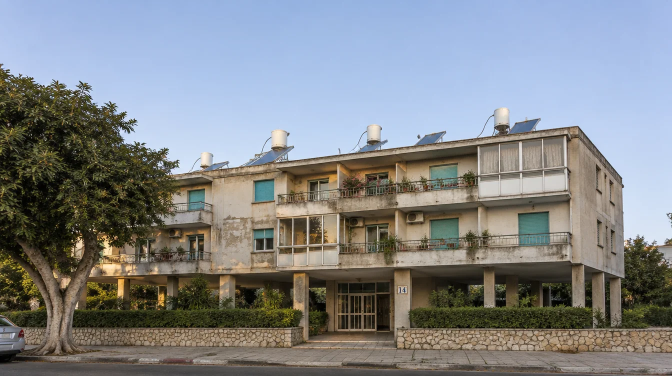
#> input picture rue/assets/01-old.webp, 1344 x 752 px (shown at 1/2 size)
$ python prep.py
#> lines starting #> are read from the running program, lines starting #| are printed output that depends on the picture; after the words box and inside, x2 and y2 are one past the last pixel; in counts of white or black regions, pixels touching at a corner belong together
#!/usr/bin/env python3
"""NADLAN reel prep.
1) frames/her/b_###.jpg + f_###.webp — Hagit's opening (from her laptop take, frames in ../../2026-11-hagit-worlds/src/frames/take),
   with the RUE° site on the laptop screen, and her cut out for the number behind her.
2) frames/bld/{old,site,new}.webp — the three same-camera states of number 14 with the sky removed, so the number can sit behind the building."""
import pathlib, subprocess, numpy as np, cv2
from rembg import remove, new_session
from PIL import Image
from screen import screen
HERE = pathlib.Path(__file__).resolve().parent
ROOT = HERE.parents[2]
TAKE = HERE.parents[1] / '2026-11-hagit-worlds/src/frames/take'
(HERE / 'frames/her').mkdir(parents=True, exist_ok=True); (HERE / 'frames/bld').mkdir(parents=True, exist_ok=True); (HERE / 'frames/rue').mkdir(parents=True, exist_ok=True)
if not (HERE / 'frames/rue/001.jpg').exists():
    subprocess.run(['ffmpeg', '-v', 'error', '-y', '-i', str(ROOT / 'sites/a/rue.mp4'), '-q:v', '2', str(HERE / 'frames/rue/%03d.jpg')], check=True)
#> (this line was passed over: subprocess is not available in this run)
# ── the three states of the building: flood the sky from the top edge, keep everything else
for name, src in [('old', 'rue/assets/01-old.webp'), ('site', 'sites/nadlan/fence.webp'), ('new', 'rue/assets/03-new.webp')]:
    img = cv2.cvtColor(np.asarray(Image.open(ROOT / src).convert('RGB')), cv2.COLOR_RGB2BGR)
    h, w = img.shape[:2]; blur = cv2.GaussianBlur(img, (0, 0), 1.2); sky = np.zeros((h + 2, w + 2), np.uint8)
#> after `h, w = img.shape[:2]`: h = 752; w = 1344
    for x in range(4, w, 12):
        if sky[1, x + 1] == 0: cv2.floodFill(blur, sky, (x, 0), 0, (3, 3, 3), (3, 3, 3), 4 | (255 << 8) | cv2.FLOODFILL_MASK_ONLY)
    sky = sky[1:-1, 1:-1]; sky[int(h * .62):] = 0
    a = 255 - cv2.GaussianBlur(cv2.dilate(sky, np.ones((3, 3), np.uint8)), (0, 0), 1.0)
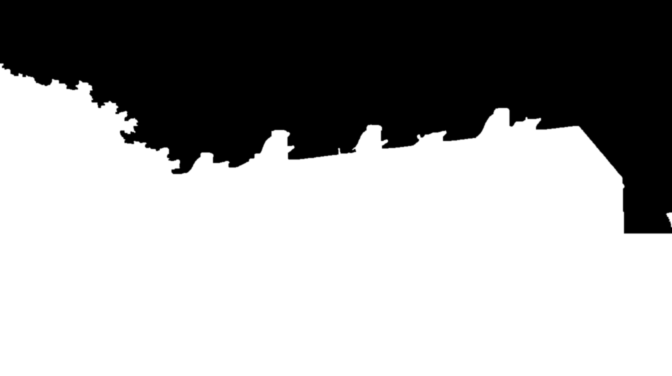
#> a: shape (752, 1344) (shown at 1/2 size); min 0, max 255, mean 160.5
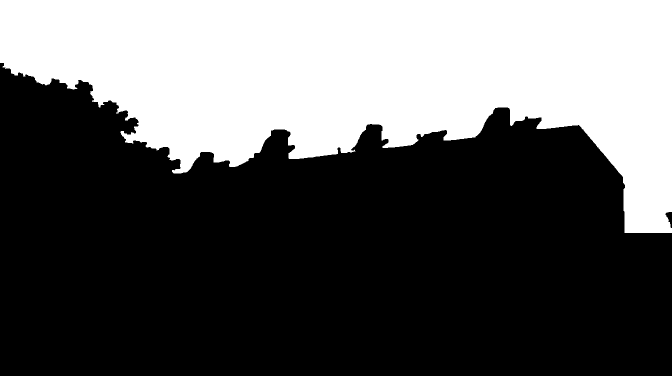
#> sky: shape (752, 1344) (shown at 1/2 size); 36.8% white; 1 white region, box (x1, y1, x2, y2) and area: (0, 0, 1344, 466) 371480
    Image.fromarray(np.dstack([cv2.cvtColor(img, cv2.COLOR_BGR2RGB), a]), 'RGBA').save(HERE / f'frames/bld/{name}.webp', quality=92, method=4)
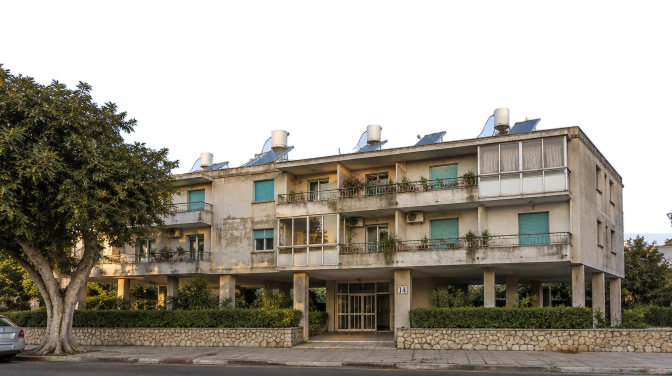
#> saved as old.webp: PIL image 1344x752 RGBA (shown at 1/2 size); mean R, G, B, A 130.3, 133.5, 136.3, 160.5; transparent parts drawn white
    print(name, 'sky share', round(float((sky > 0).mean()), 3), flush=True)
#| old sky share 0.368
#> pass 2 of the loop `for name, src in [('old', 'rue/assets/01-old.webp'), ('site', 'sites/n..`:
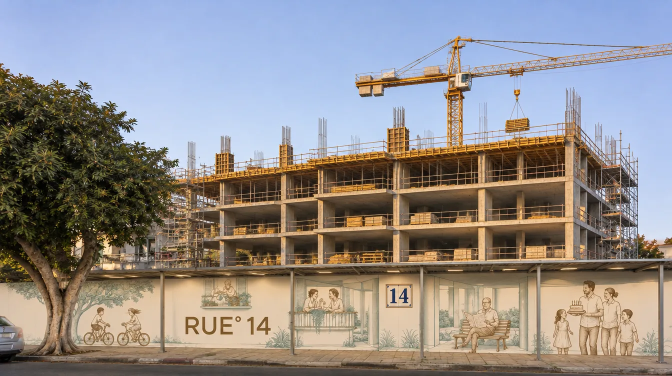
#> input picture sites/nadlan/fence.webp, 1344 x 752 px (shown at 1/2 size)
#> `a = 255 - cv2.GaussianBlur(cv2.dilate(sky, np.ones((3, 3), np.uint8)),..`:
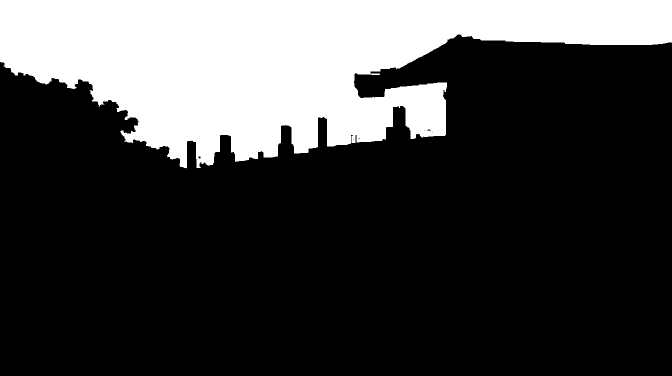
#> sky: shape (752, 1344) (shown at 1/2 size); 25.3% white; 1 white region, box (x1, y1, x2, y2) and area: (0, 0, 1344, 337) 256022
#> `Image.fromarray(np.dstack([cv2.cvtColor(img, cv2.COLOR_BGR2RGB), a]), ..`:
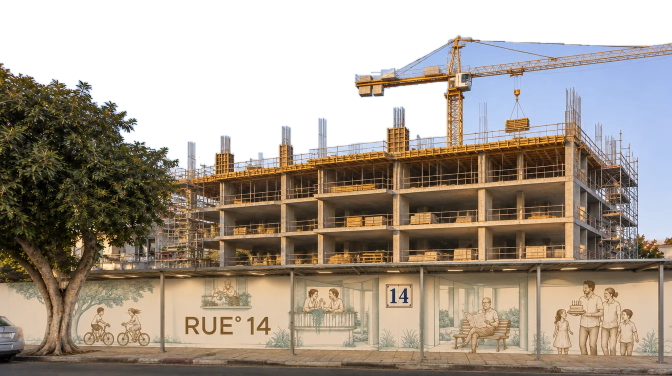
#> saved as site.webp: PIL image 1344x752 RGBA (shown at 1/2 size); mean R, G, B, A 146, 140.7, 138.9, 189.5; transparent parts drawn white
#| site sky share 0.253
#> (the run stopped early here; a loop or call above may not have finished)
